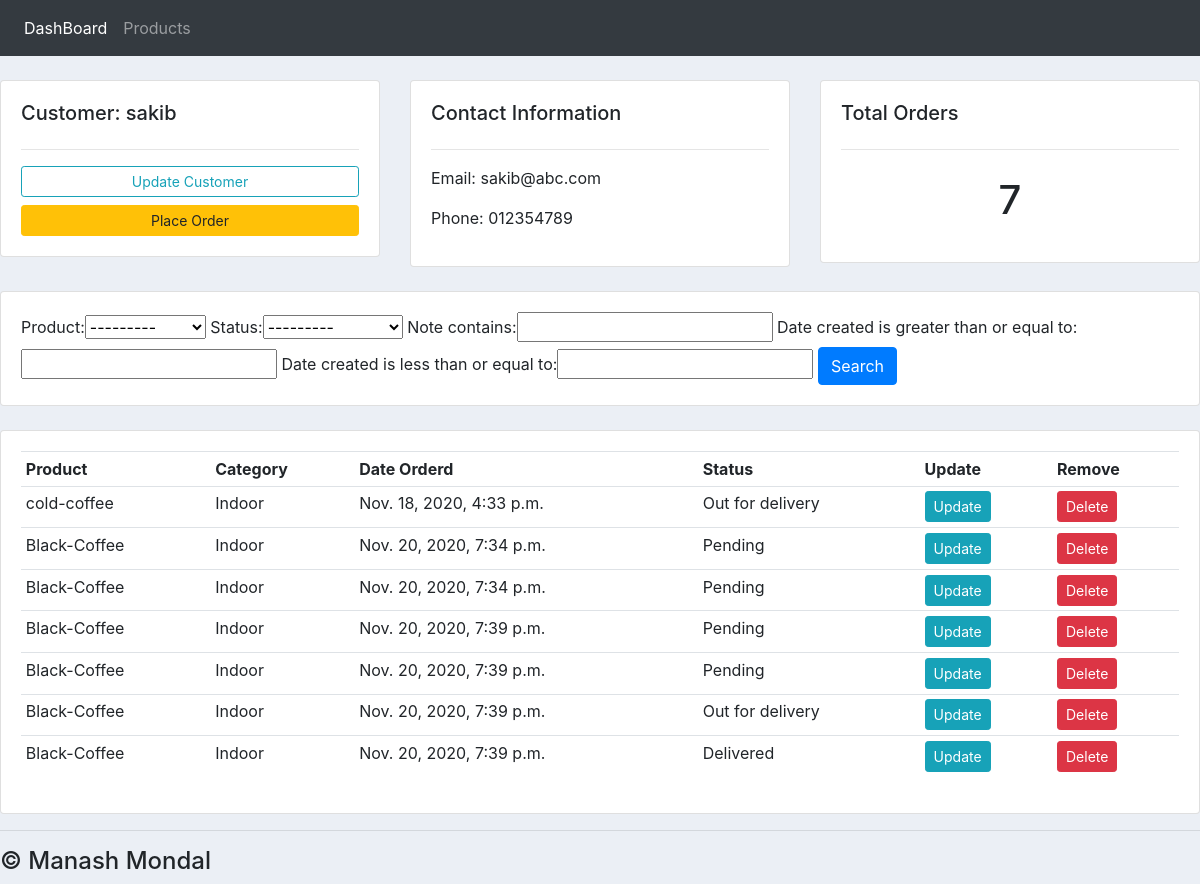
Screenshot of /customers/1/ with the database file from the repository.
### CoffeeShop/models.py (models this page shows, shortened)
class Customer(models.Model):
	name = models.CharField(max_length=200, null=True)
	phone = models.CharField(max_length=200, null=True)
	email = models.CharField(max_length=200, null=True)
	date_created = models.DateTimeField(auto_now_add=True, null=True)

class Order(models.Model):
	STATUS = (
			('Pending', 'Pending'),
			('Out for delivery', 'Out for delivery'),
			('Delivered', 'Delivered'),
			)
	customer = models.ForeignKey(Customer, null=True, on_delete= models.SET_NULL)
	product = models.ForeignKey(Product, null=True, on_delete= models.SET_NULL)
	date_created = models.DateTimeField(auto_now_add=True, null=True)
	status = models.CharField(max_length=200, null=True, choices=STATUS)
	note = models.CharField(max_length = 500, null = True)

class Product(models.Model):
	CATEGORY = (
			('Indoor', 'Indoor'),
			('Out Door', 'Out Door'),
			)
	name = models.CharField(max_length=200, null=True)
	price = models.FloatField(null=True)
	category = models.CharField(max_length=200, null=True, choices=CATEGORY)
	description = models.CharField(max_length=200, null=True, blank=True)
	date_created = models.DateTimeField(auto_now_add=True, null=True)
	tags = models.ManyToManyField(Tag)
	def __str__(self):
		return self.name

### CoffeeShop/views.py (the view)
# urls.py: path('customers/<str:pk>/',views.customers, name="customer"),
def customers(request,pk):
    customer= Customer.objects.get(id=pk)
    orders= customer.order_set.all()
    order_count = orders.count()
    myFilter = OrderFilter(request.GET, queryset = orders)
    orders = myFilter.qs
    container = {
        'customer':customer,
        'orders':orders,
        'order_count':order_count,
        'myFilter':myFilter,
    }
    return render(request, 'CoffeeShop/customers.html', container)

### CoffeeShop/templates/CoffeeShop/customers.html
{% extends 'CoffeeShop/base.html' %}
{% block content %}
	<br>
    <div class="row">
        <div class="col-md">
            <div class="card card-body">
                <h5>Customer: {{customer.name}}</h5>
                <hr>
                <a class="btn btn-outline-info  btn-sm btn-block" href="">Update Customer</a>
                <a class="btn btn-warning  btn-sm btn-block" href="{% url 'createOrder' customer.id %}">Place Order</a>
            </div>
        </div>
        <div class="col-md">
            <div class="card card-body">
                <h5>Contact Information</h5>
                <hr>
                <p>Email: {{customer.email}}</p>
                <p>Phone: {{customer.phone}}</p>
            </div>
        </div>
        <div class="col-md">
            <div class="card card-body">
                <h5>Total Orders</h5>
                <hr>
                <h1 style="text-align: center;padding: 10px">{{order_count}}</h1>
            </div>
        </div>
    </div>
    <br>
    <div class="row">
        <div class="col">
            <div class="card card-body">
                <form method="get">
                    {{ myFilter.form }}
                <button class="btn btn-primary" type="submit">Search</button>
              </form>
            </div>
        </div>
    </div>
    <br>
    <div class="row">
        <div class="col-md">
            <div class="card card-body">
                <table class="table table-sm">
                    <tr>
                        <th>Product</th>
                        <th>Category</th>
                        <th>Date Orderd</th>
                        <th>Status</th>
                        <th>Update</th>
                        <th>Remove</th>
                    </tr>
                    {% for i in orders %}
                        <tr>
                            <td>{{i.product}}</td>
                            <td>{{i.product.category}}</td>
                            <td>{{i.date_created}}</td>
                            <td>{{i.status}}</td>
                            <td><a class="btn btn-sm btn-info" href="{% url 'updateOrder' i.id %}">Update</a></td>
						<td><a class="btn btn-sm btn-danger" href="{% url 'deleteOrder' i.id %}">Delete</a></td>
                        </tr>
                    {% endfor %}
                </table>
            </div>
        </div>
    </div>
{% endblock %}

### static/css/styles.css (style rules this page uses)
body { background-color: #ebeff5; }

### rows the page displays
Customer: name "sakib", email "sakib@abc.com", phone "012354789"
Order: product "cold-coffee", product.category "Indoor", date_created "Nov. 18, 2020, 4:33 p.m.", status "Out for delivery"
Order: product "Black-Coffee", product.category "Indoor", date_created "Nov. 20, 2020, 7:34 p.m.", status "Pending"
Order: product "Black-Coffee", product.category "Indoor", date_created "Nov. 20, 2020, 7:34 p.m.", status "Pending"
Order: product "Black-Coffee", product.category "Indoor", date_created "Nov. 20, 2020, 7:39 p.m.", status "Pending"
Order: product "Black-Coffee", product.category "Indoor", date_created "Nov. 20, 2020, 7:39 p.m.", status "Pending"
Order: product "Black-Coffee", product.category "Indoor", date_created "Nov. 20, 2020, 7:39 p.m.", status "Out for delivery"
Order: product "Black-Coffee", product.category "Indoor", date_created "Nov. 20, 2020, 7:39 p.m.", status "Delivered"

### other values shown
{{ order_count }} "7"
